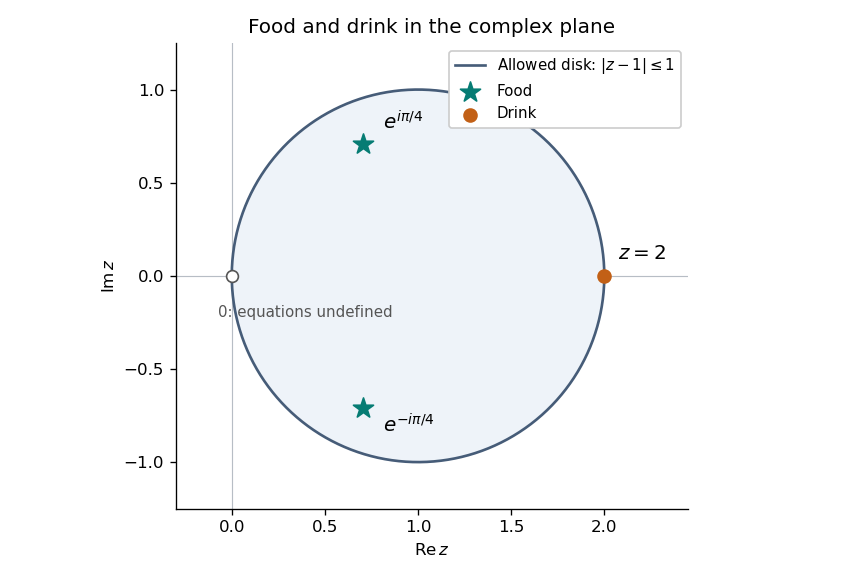

The script that saved this image:
"""Original complex-plane diagram. Tested with Python 3.14.4, NumPy 2.3.5 and Matplotlib 3.10.7.

Writes paper-1-complex-locations.png to the caller's current working directory.
"""
import os
os.environ.setdefault('MPLCONFIGDIR', '/tmp/codex-wiki-matplotlib')
import numpy as np
import matplotlib
matplotlib.use('Agg')
import matplotlib.pyplot as plt

angle = np.linspace(0, 2 * np.pi, 500)
fig, ax = plt.subplots(figsize=(7.2, 4.8), dpi=120, facecolor='white')
ax.fill(1 + np.cos(angle), np.sin(angle), color='#eef3f9', zorder=1)
ax.plot(1 + np.cos(angle), np.sin(angle), color='#465c78', linewidth=1.6,
        label=r'Allowed disk: $|z-1|\leq1$', zorder=2)
food_x = 1 / np.sqrt(2)
food_y = np.array([1, -1]) / np.sqrt(2)
ax.scatter([food_x, food_x], food_y, color='#067c74', marker='*', s=160,
           label='Food', zorder=4)
ax.scatter([2], [0], color='#c26016', s=60, label='Drink', zorder=4)
ax.scatter([0], [0], facecolors='white', edgecolors='#555555', s=50, zorder=4)
ax.annotate(r'$e^{i\pi/4}$', (food_x, food_y[0]), xytext=(12, 9),
            textcoords='offset points', fontsize=12)
ax.annotate(r'$e^{-i\pi/4}$', (food_x, food_y[1]), xytext=(12, -15),
            textcoords='offset points', fontsize=12)
ax.annotate(r'$z=2$', (2, 0), xytext=(8, 10), textcoords='offset points', fontsize=12)
ax.annotate('0: equations undefined', (0, 0), xytext=(-8, -25),
            textcoords='offset points', ha='left', fontsize=9, color='#555555')
ax.axhline(0, color='#b7bdc5', linewidth=.7, zorder=0)
ax.axvline(0, color='#b7bdc5', linewidth=.7, zorder=0)
ax.set(xlim=(-.3, 2.45), ylim=(-1.25, 1.25), xlabel=r'$\operatorname{Re}z$',
       ylabel=r'$\operatorname{Im}z$', title='Food and drink in the complex plane')
ax.set_aspect('equal', adjustable='box')
ax.set_xticks([0, .5, 1, 1.5, 2]); ax.set_yticks([-1, -.5, 0, .5, 1])
ax.spines[['top', 'right']].set_visible(False)
ax.legend(loc='upper right', fontsize=9, framealpha=1)
fig.tight_layout()
fig.savefig('paper-1-complex-locations.png', facecolor='white', transparent=False)
plt.close(fig)
